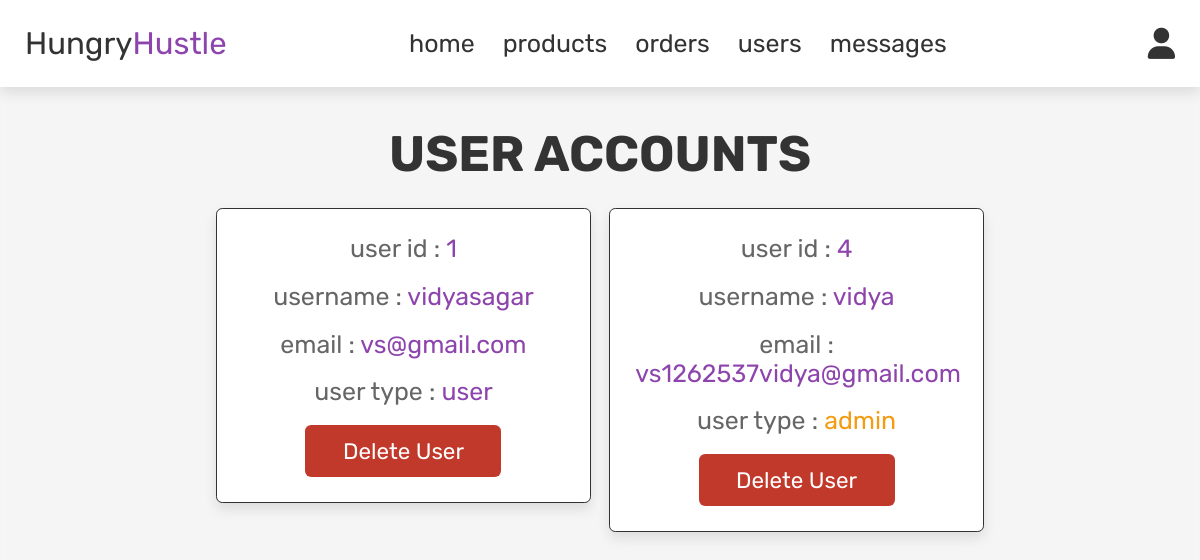
Screenshot of /admin_users.php (signed in) with the database file from the repository.
### tables this page shows
CREATE TABLE `user_form` (
  `id` int(100) NOT NULL,
  `name` varchar(100) NOT NULL,
  `email` varchar(100) NOT NULL,
  `password` varchar(100) NOT NULL,
  `image` varchar(110) NOT NULL,
  `user_type` varchar(20) NOT NULL DEFAULT 'user'
);

### admin_users.php (the view, shortened to what this page needs)
<?php
include 'config.php';
?>
<!DOCTYPE html>
<html lang="en">
<head>
   <link rel="stylesheet" href="https://cdnjs.cloudflare.com/ajax/libs/font-awesome/6.0.0/css/all.min.css">
   <link rel="stylesheet" href="css/admin_style.css">
</head>
<body style="  min-height:100vh;
   background-image: url(https://images.pexels.com/photos/5903274/pexels-photo-5903274.jpeg?auto=compress&cs=tinysrgb&w=600);
   background-size: cover;
   background-position: center;
   backdrop-filter: blur(5px);">
<?php include 'admin_header.php'; ?>
<section class="users" >
   <h1 class="title"> user accounts </h1>
   <div class="box-container">
      <?php
         $select_users = mysqli_query($conn, "SELECT * FROM `user_form`") or die('query failed');
         while($fetch_users = mysqli_fetch_assoc($select_users)){
      ?>
      <div class="box">
         <p> user id : <span><?php echo $fetch_users['id']; ?></span> </p>
         <p> username : <span><?php echo $fetch_users['name']; ?></span> </p>
         <p> email : <span><?php echo $fetch_users['email']; ?></span> </p>
         <p> user type : <span style="color:<?php if($fetch_users['user_type'] == 'admin'){ echo 'var(--orange)'; } ?>"><?php echo $fetch_users['user_type']; ?></span> </p>
         <a href="admin_users.php?delete=<?php echo $fetch_users['id']; ?>" onclick="return confirm('delete this user?');" class="delete-btn">delete user</a>
      </div>
      <?php
         };
      ?>
   </div>
</section>
</body>
</html>

### css/admin_style.css (style rules this page uses)
:root { --purple:#8e44ad; --red:#c0392b; --orange:#f39c12; --black:#333; --white:#fff; --light-color:#666; --light-white:#ccc; --light-bg:#f5f5f5; --border:.1rem solid var(--black); --box-shadow:0 .5rem 1rem rgba(0,0,0,.1); }
* { font-family: 'Rubik', sans-serif; margin:0; padding:0; box-sizing: border-box; outline: none; border:none; text-decoration: none; transition:all .2s linear; }
html { font-size: 78%; overflow-x: hidden; }
body { background-color: var(--light-bg); }
section { padding:3rem 2rem; }
.title { text-align: center; margin-bottom: 2rem; text-transform: uppercase; color:var(--black); font-size: 4rem; }
.btn, .option-btn, .delete-btn, .white-btn { display: inline-block; margin-top: 1rem; padding:1rem 3rem; cursor: pointer; color:var(--white); font-size: 1.8rem; border-radius: .5rem; text-transform: capitalize; }
.delete-btn { background-color: var(--red); }
.users .box-container { display: grid; grid-template-columns: repeat(auto-fit, 30rem); justify-content: center; gap:1.5rem; max-width: 1200px; margin:0 auto; align-items: flex-start; }
.users .box-container .box { background-color: var(--white); padding:2rem; border:var(--border); box-shadow: var(--box-shadow); border-radius: .5rem; text-align: center; }
.users .box-container .box p { padding-bottom: 1.5rem; font-size: 2rem; color:var(--light-color); }
.users .box-container .box p span { color:var(--purple); }
.users .box-container .box .delete-btn { margin-top: 0; }

### rows the page displays
user_form: id "1", name "vidyasagar", email "vs@gmail.com", user_type "user"
user_form: id "4", name "vidya", email "vs1262537vidya@gmail.com", user_type "admin"
